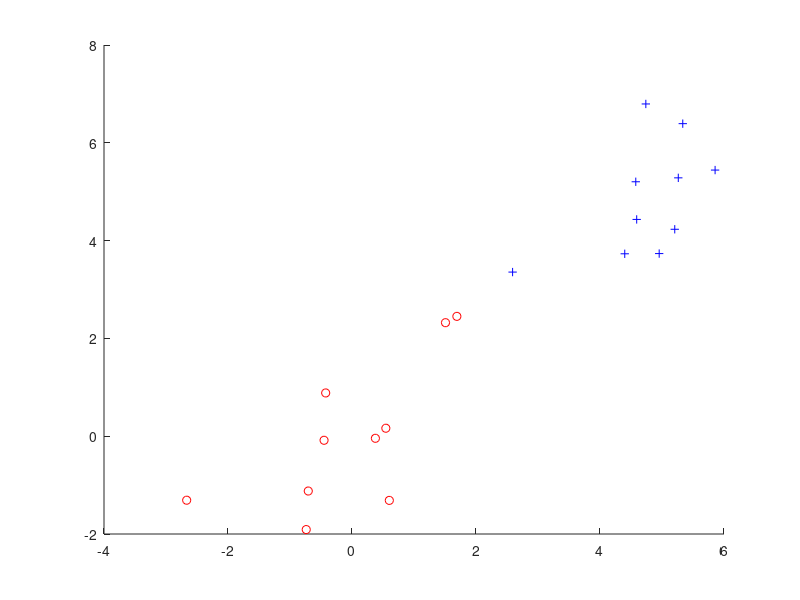

Write the MATLAB code that produced this figure. (Note: this script raises an error after producing the figure.)
%%%%%%%%%%%%%%%%%%%%%%%%%%%%%%%%%
%设置两组数据并使用感知机将其分类
%两组数据的均值分别为0和5
%2022.9.27
%%%%%%%%%%%%%%%%%%%%%%%%%%%%%%%%%
clc
clear all
rng(1);%让后面产生的正态分布随机数保持不变，以便于分析

m1=0;%第一组数据的均值
m2=5;%第二组数据的均值
N=10;%每组数据的数量
d=2;%数据的维度

M1=[m1 m1];
M2=[m2 m2];
sigma=[1 0.5; 0.5 2];
R=chol(sigma);
z1=repmat(M1,N,1)+randn(N,d)*R;%第一组数据
z2=repmat(M2,N,1)+randn(N,d)*R;%第二组数据
x1=z1(:,1);
y1=z1(:,2);
x2=z2(:,1);
y2=z2(:,2);
scatter(x1,y1,'r','o');
hold on
scatter(x2,y2,'b','+');
hold on
w=ones(1,2);
b=0;
X=[x1;x2];
Y=[y1;y2];
F=[X,Y];
eta=0.1;
% while(1)
for j=1:200
    for i=1:N*2
%         delta_w=(t(i)-step(w*F(i,:)'+b));
        delta_b=(t(i)-step(w*F(i,:)'+b));
%         w=w+(delta_w)'*eta;
        b=b+delta_b*eta;
%         W(i,:)=w;
        B(i,:)=b;
%         delta_w_and_b(1:2,i)=delta_w;
%         delta_w_and_b(3,i)=delta_b;
    end
%        if  delta_w_and_b==zeros(3,length(delta_w_and_b))
%            break
%        end

end
% W1=W(length(W),1);
% W2=W(length(W),2);
X=-10:1:10;
% Y=-1*W1/W2*X+B(length(B),1)/W2;
Y=-1*X-B(length(B),1);
plot(X,Y)
     

function t=t(i)
    if i<=10
        t=0;
    else
        t=1;
    end
end


%创建阶跃函数step
function step=step(x)
    if x<0
        step=0;
    else
        step=1;
    end
end












